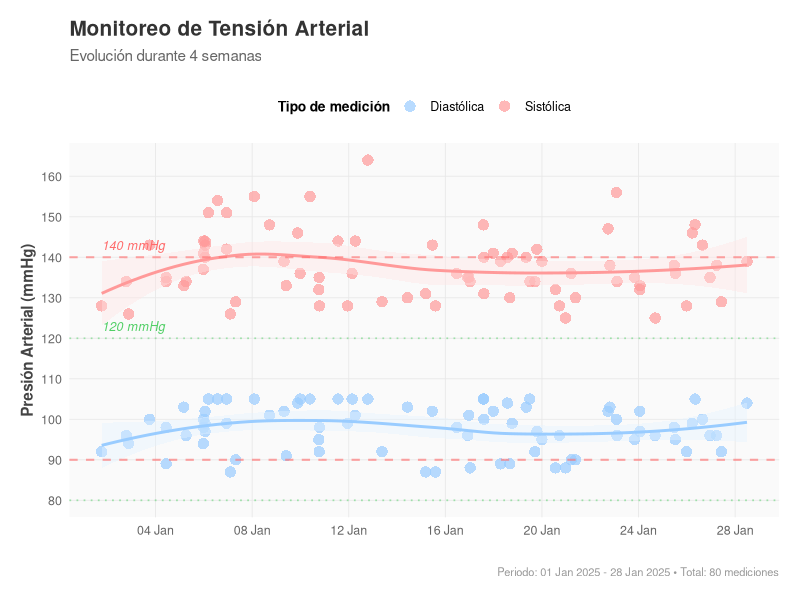

Here is the R script that generated this plot:
library(ggplot2)
library(dplyr)

# Generar 80 mediciones simuladas realistas
set.seed(123)
n <- 80

# Simular mediciones durante 4 semanas (28 días)
fecha_inicio <- as.POSIXct("2025-01-01 08:00:00")
fechas <- fecha_inicio + sample(0:(28*24*60*60), n, replace = TRUE)

# Generar valores de tensión con distribución realista
# Tendencia a valores altos pero con variabilidad
sistolica <- rnorm(n, mean = 138, sd = 8)
sistolica <- pmax(pmin(sistolica, 165), 115) # Limitar entre 115-165

# Diastólica correlacionada con sistólica pero con su propia variabilidad
diastolica <- 0.6 * sistolica + rnorm(n, mean = 15, sd = 5)
diastolica <- pmax(pmin(diastolica, 105), 70) # Limitar entre 70-105

# Crear dataframe
datos <- data.frame(
  fecha_hora = fechas,
  sistolica = round(sistolica),
  diastolica = round(diastolica)
) %>%
  arrange(fecha_hora)

# Añadir momento del día
datos <- datos %>%
  mutate(
    hora = as.numeric(format(fecha_hora, "%H")),
    momento = case_when(
      hora < 12 ~ "Mañana",
      hora < 18 ~ "Tarde",
      TRUE ~ "Noche"
    )
  )

# Calcular densidad 2D para el color (número de puntos cercanos)
# Usamos stat_density2d para colorear según densidad
ggplot(datos, aes(x = fecha_hora)) +
  # Scatterplot simple con colores pastel
  geom_point(aes(y = sistolica, color = "Sistólica"), 
             shape = 16, size = 3.5, alpha = 0.7) +
  geom_point(aes(y = diastolica, color = "Diastólica"), 
             shape = 16, size = 3.5, alpha = 0.7) +
  # Líneas de tendencia suaves con colores pastel
  geom_smooth(aes(y = sistolica), color = "#FF9999", 
              method = "loess", se = TRUE, fill = "#FFE5E5",
              linewidth = 1, alpha = 0.4) +
  geom_smooth(aes(y = diastolica), color = "#99CCFF", 
              method = "loess", se = TRUE, fill = "#E5F2FF",
              linewidth = 1, alpha = 0.4) +
  # Colores pastel para los puntos
  scale_color_manual(values = c("Sistólica" = "#FF9999", 
                                "Diastólica" = "#99CCFF"),
                     name = "Tipo de medición") +
  # Umbrales de hipertensión con colores suaves
  geom_hline(yintercept = 140, linetype = "dashed", 
             color = "#FF6B6B", alpha = 0.6, linewidth = 0.7) +
  geom_hline(yintercept = 90, linetype = "dashed", 
             color = "#FF6B6B", alpha = 0.6, linewidth = 0.7) +
  # Umbrales normales
  geom_hline(yintercept = 120, linetype = "dotted", 
             color = "#51CF66", alpha = 0.5, linewidth = 0.6) +
  geom_hline(yintercept = 80, linetype = "dotted", 
             color = "#51CF66", alpha = 0.5, linewidth = 0.6) +
  # Anotaciones con colores pastel
  annotate("text", x = min(datos$fecha_hora), y = 143, 
           label = "140 mmHg", hjust = 0, size = 3.2, 
           color = "#FF6B6B", fontface = "italic") +
  annotate("text", x = min(datos$fecha_hora), y = 123, 
           label = "120 mmHg", hjust = 0, size = 3.2, 
           color = "#51CF66", fontface = "italic") +
  # Formato del eje X
  scale_x_datetime(date_breaks = "4 days", date_labels = "%d %b") +
  scale_y_continuous(breaks = seq(70, 170, by = 10)) +
  labs(
    title = "Monitoreo de Tensión Arterial",
    subtitle = "Evolución durante 4 semanas",
    x = "",
    y = "Presión Arterial (mmHg)",
    caption = paste("Periodo:", format(min(datos$fecha_hora), "%d %b %Y"), 
                    "-", format(max(datos$fecha_hora), "%d %b %Y"), 
                    "• Total:", nrow(datos), "mediciones")
  ) +
  theme_minimal(base_size = 12) +
  theme(
    legend.position = "top",
    legend.title = element_text(size = 10, face = "bold"),
    legend.text = element_text(size = 9),
    axis.text.x = element_text(angle = 0, hjust = 0.5, size = 9, color = "#666666"),
    axis.text.y = element_text(size = 9, color = "#666666"),
    axis.title.y = element_text(size = 11, face = "bold", color = "#444444"),
    panel.grid.major = element_line(color = "#E8E8E8", linewidth = 0.3),
    panel.grid.minor = element_blank(),
    panel.background = element_rect(fill = "#FAFAFA", color = NA),
    plot.background = element_rect(fill = "white", color = NA),
    plot.title = element_text(face = "bold", size = 15, color = "#333333", hjust = 0),
    plot.subtitle = element_text(size = 11, color = "#666666", hjust = 0, 
                                 margin = margin(b = 15)),
    plot.caption = element_text(size = 8, color = "#999999", hjust = 1),
    plot.margin = margin(15, 15, 15, 15)
  )

# Estadísticas resumen
cat("\n=== RESUMEN ESTADÍSTICO ===\n")
cat("SISTÓLICA:\n")
cat("  Media:", round(mean(datos$sistolica), 1), "mmHg\n")
cat("  Rango:", min(datos$sistolica), "-", max(datos$sistolica), "mmHg\n")
cat("  % por encima de 140:", 
    round(100 * sum(datos$sistolica > 140) / nrow(datos), 1), "%\n\n")

cat("DIASTÓLICA:\n")
cat("  Media:", round(mean(datos$diastolica), 1), "mmHg\n")
cat("  Rango:", min(datos$diastolica), "-", max(datos$diastolica), "mmHg\n")
cat("  % por encima de 90:", 
    round(100 * sum(datos$diastolica > 90) / nrow(datos), 1), "%\n")